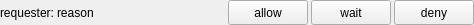
<?xml version="1.0" encoding="UTF-8"?>
<ui version="4.0">
 <class>Form</class>
 <widget class="QWidget" name="Form">
  <property name="geometry">
   <rect>
    <x>0</x>
    <y>0</y>
    <width>474</width>
    <height>25</height>
   </rect>
  </property>
  <property name="windowTitle">
   <string>Form</string>
  </property>
  <layout class="QHBoxLayout" name="horizontalLayout">
   <property name="spacing">
    <number>3</number>
   </property>
   <property name="margin">
    <number>0</number>
   </property>
   <item>
    <widget class="QLabel" name="label_requester">
     <property name="sizePolicy">
      <sizepolicy hsizetype="Fixed" vsizetype="Preferred">
       <horstretch>0</horstretch>
       <verstretch>0</verstretch>
      </sizepolicy>
     </property>
     <property name="text">
      <string>requester:</string>
     </property>
    </widget>
   </item>
   <item>
    <widget class="QLabel" name="label_reason">
     <property name="text">
      <string>reason</string>
     </property>
    </widget>
   </item>
   <item>
    <widget class="QPushButton" name="button_allow">
     <property name="sizePolicy">
      <sizepolicy hsizetype="Fixed" vsizetype="Fixed">
       <horstretch>0</horstretch>
       <verstretch>0</verstretch>
      </sizepolicy>
     </property>
     <property name="maximumSize">
      <size>
       <width>16777215</width>
       <height>25</height>
      </size>
     </property>
     <property name="focusPolicy">
      <enum>Qt::NoFocus</enum>
     </property>
     <property name="text">
      <string>allow</string>
     </property>
     <property name="checkable">
      <bool>true</bool>
     </property>
    </widget>
   </item>
   <item>
    <widget class="QPushButton" name="button_wait">
     <property name="sizePolicy">
      <sizepolicy hsizetype="Fixed" vsizetype="Fixed">
       <horstretch>0</horstretch>
       <verstretch>0</verstretch>
      </sizepolicy>
     </property>
     <property name="maximumSize">
      <size>
       <width>16777215</width>
       <height>25</height>
      </size>
     </property>
     <property name="focusPolicy">
      <enum>Qt::NoFocus</enum>
     </property>
     <property name="text">
      <string>wait</string>
     </property>
     <property name="checkable">
      <bool>true</bool>
     </property>
    </widget>
   </item>
   <item>
    <widget class="QPushButton" name="button_deny">
     <property name="sizePolicy">
      <sizepolicy hsizetype="Fixed" vsizetype="Fixed">
       <horstretch>0</horstretch>
       <verstretch>0</verstretch>
      </sizepolicy>
     </property>
     <property name="maximumSize">
      <size>
       <width>16777215</width>
       <height>25</height>
      </size>
     </property>
     <property name="focusPolicy">
      <enum>Qt::NoFocus</enum>
     </property>
     <property name="text">
      <string>deny</string>
     </property>
     <property name="checkable">
      <bool>true</bool>
     </property>
    </widget>
   </item>
  </layout>
 </widget>
 <resources/>
 <connections/>
</ui>
